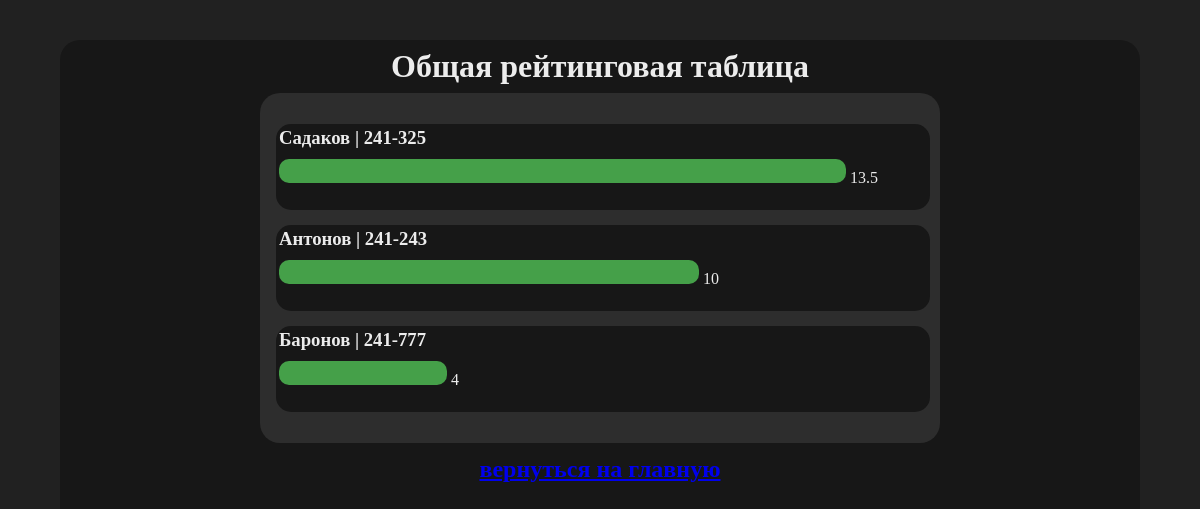
The app's page /global-table, older data.
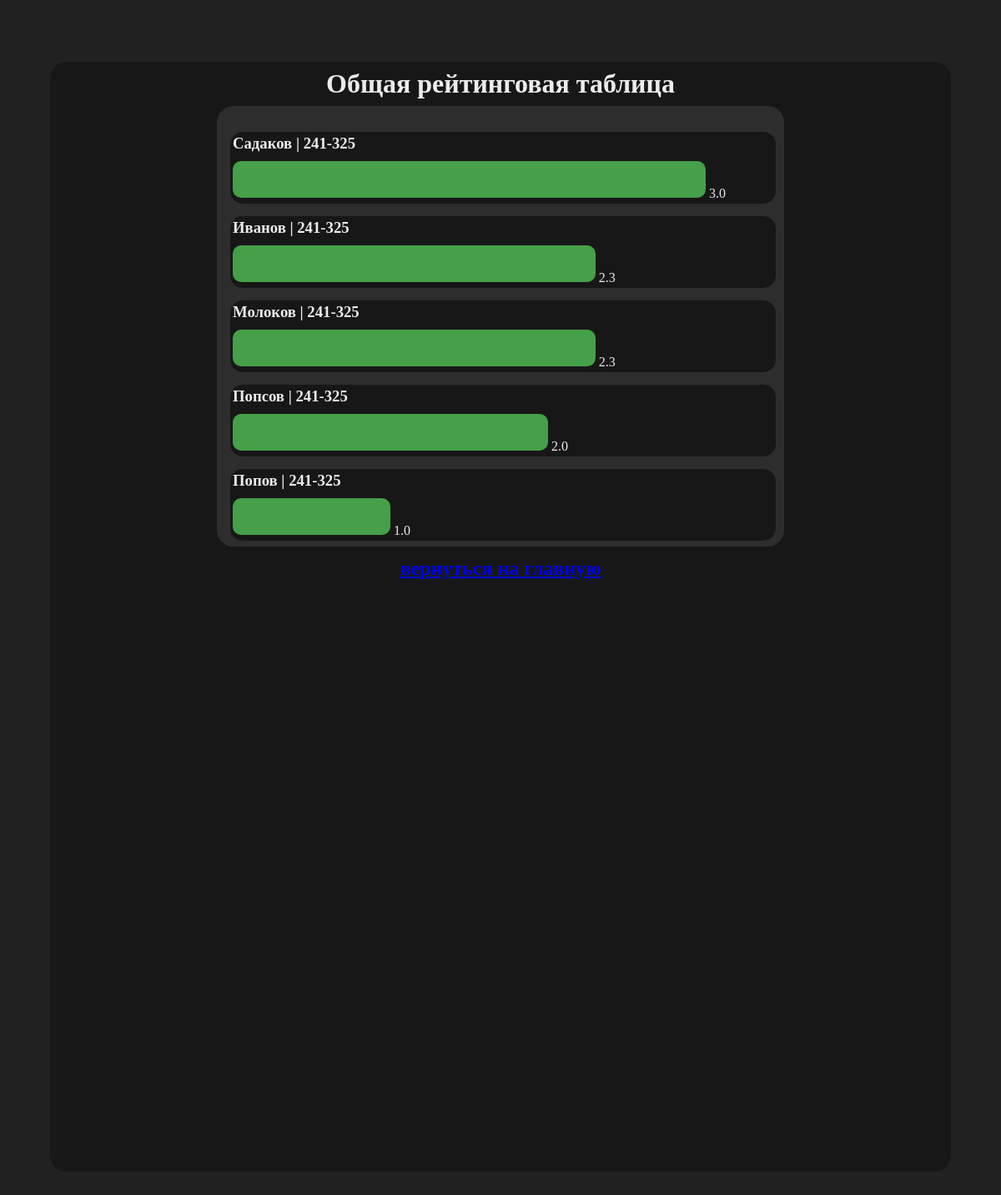
The same page, newer data.
### tables this page shows
CREATE TABLE verifyed_users (
            id INTEGER PRIMARY KEY AUTOINCREMENT,
            login TEXT NOT NULL,
            group_num TEXT NOT NULL,
            password TEXT NOT NULL,
            lab1 FLOAT DEFAULT 0.0,
            lab2 FLOAT DEFAULT 0.0,
            lab3 FLOAT DEFAULT 0.0,
            lab4 FLOAT DEFAULT 0.0,
            rating FLOAT DEFAULT 0.0
        );

### app/routes/user_routes.py (the view)
@bp.route('/global-table', methods=["GET"])
def global_tabel():
    keys, max_rating, dataForm = get_keys_n_users_info()
    return render_template("global-table.html", dataForm=dataForm, max_rating=max_rating, username=session.get('user'))

### app/templates/global-table.html (shortened to what this page needs)
<html lang="en">
<head>
    <link rel="stylesheet" href="../src/css/profile.css">
</head>
<body>
    <div class="profile-div">
        <h1>Общая рейтинговая таблица</h1>
        <div class="container">
            <div class="rate-table">
                <ul>
                    {% for row in dataForm %}
                        <li>
                            {% if row.username == username %}
                                <h3 style="color: aquamarine; font-size: 24px;">{{ row.username }} | {{ row.group_num }}</h3>
                            {% else %}
                                <h3>{{ row.username }} | {{ row.group_num }}</h3>
                            {% endif %}
                                <div class="max-progress" data-rating="{{ row.procent }}" data-max_rating="{{ max_rating }}"></div>
                            <p>{{ row.rating }}</p>
                        </li>
                    {% endfor %}
                </ul>
            </div>
        </div>
        <h2><a href="/">вернуться на главную</a></h2>
    </div>
</body>
</html>

### app/src/css/profile.css (style rules this page uses)
body { display: flex; justify-content: center; align-items: center; }
.profile-div { width: 90vw; height: 90vh; border-radius: 20px; background-color: #171717; margin: auto auto; display: block; }
.profile-div h1 { text-align: center; margin: .5rem; }
h2 { margin: .8rem auto; text-align: center; }
.container { width: 60%; max-height: 31rem; overflow-y: auto; scrollbar-width: none; margin: auto; display: block; background-color: #2d2d2d; border-radius: 20px; padding: 1rem; }
ul { list-style-type: none; }
li { width: 100%; height: 5rem; margin: 15px auto; background-color: #171717; border-radius: 15px; padding: 3px; }
h3 { display: block; margin: 0 0 10px; width: 100%; }
p { display: inline-block; margin: 0 0 10px; vertical-align: auto; }
.max-progress { width: 0%; display: inline-block; height: 3vh; background-color: #45a049; border-radius: 10px; transition: width 2s ease-in-out; }

### app/src/css/shablon.css (style rules this page uses)
* { margin: 0; padding: 0; }
html { width: 100vw; height: 100vh; }
body { background-color: #212121; color: #ececec; font-family: "Feature Mono"; width: 100%; height: 100%; }

Row changes from the older to the newer data that the page shows:
changed verifyed_users "Садаков": rating "13.5" → "3.0"
changed verifyed_users: username "Баронов" → "Иванов"; group_num "241-777" → "241-325"; rating "4" → "2.3"; moves up the list
added verifyed_users: username "Молоков", group_num "241-325", rating "2.3"
added verifyed_users: username "Попсов", group_num "241-325", rating "2.0"
changed verifyed_users: username "Антонов" → "Попов"; group_num "241-243" → "241-325"; rating "10" → "1.0"
